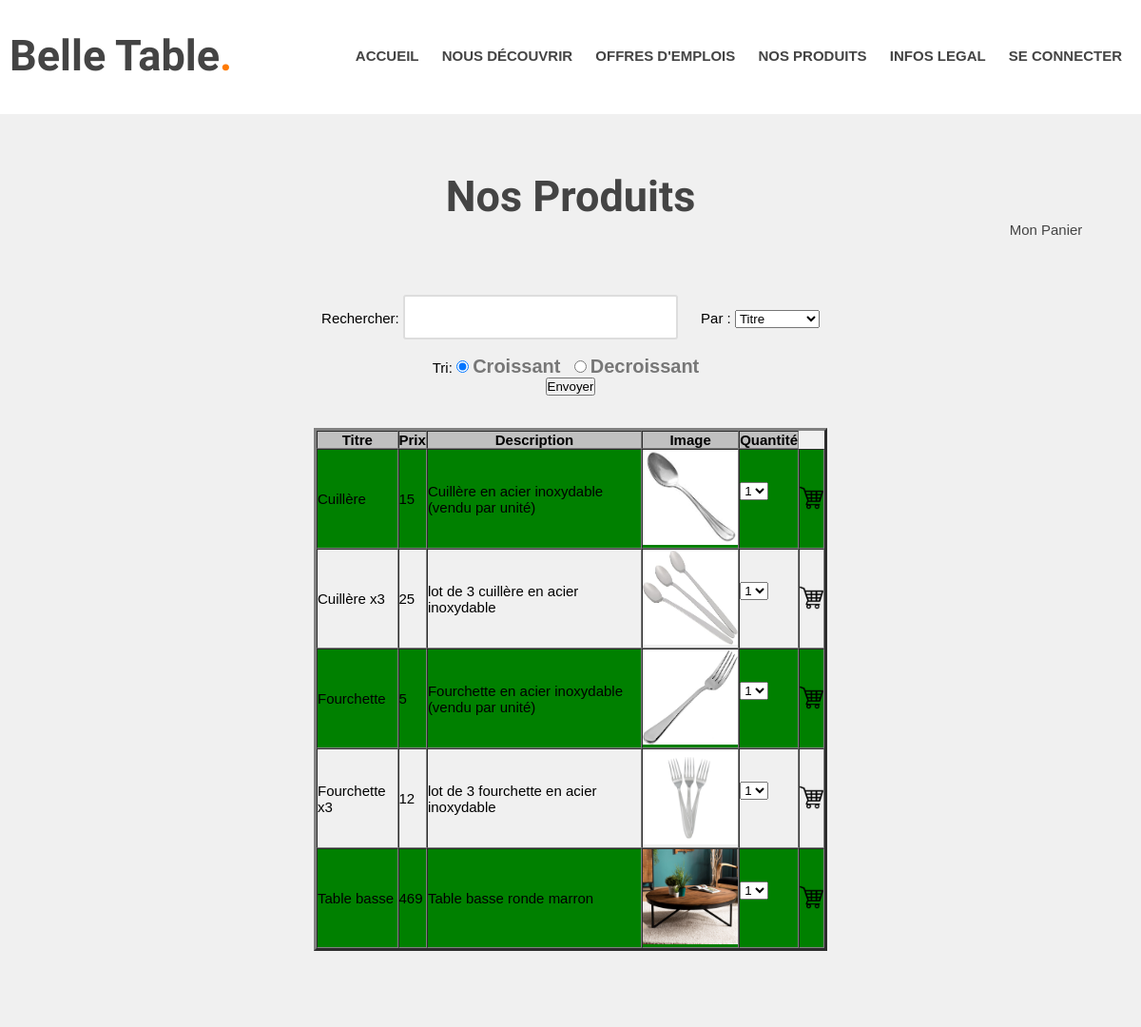
/produits.php, run on the app's committed database.
### tables this page shows
CREATE TABLE IF NOT EXISTS `annonce` (
  `idannonce` int(50) NOT NULL AUTO_INCREMENT,
  `titre` text NOT NULL,
  `prix` float NOT NULL,
  `description` text DEFAULT NULL,
  `image` text DEFAULT NULL,
  UNIQUE KEY `idannonce` (`idannonce`)
);

### produits.php (the view, shortened to what this page needs)
<!DOCTYPE html>
<html>
<head>
	<link rel="stylesheet" type="text/css" href="styles.css">
</head>
<body>
<center>
	<?php include("include/menu.php"); ?>
	<section id="possibilities">
<h1>Nos Produits</h1>
<a href="panier.php" style="margin-left: 1000px; text-decoration:none;">Mon Panier</a>
<form action="produits.php" method="post">
		Rechercher: <input type="text" name="search">
		Par : <select name = "filtreSearch">
		<option value = "titre" selected>Titre
		<option value = "prix">Prix
		</select> <br><br>
			<div>
			 Tri:
			  <input type="radio" name="tri" value="ASC"checked>
			  <label>Croissant</label>
			  <input type="radio" name="tri" value="DESC">
			  <label>Decroissant</label>
			</div>
			<input type="submit" value="Envoyer" name="monBouton"> <br><br><br>
<?php
	if (!isset($_POST["monBouton"]))
	{ ?>
<table width="45%" border="3" cellspacing="0">
	<tr bgcolor="silver">
		<th> Titre </th>
		<th> Prix </th>
		<th> Description </th>
		<th> Image </th>
		<th> Quantité </th>
	</tr>
<?php
		$req = "SELECT * FROM `annonce` ORDER BY titre ASC";
$res = mysqli_query($bdd,$req);
$i = 0;
while($ligne = mysqli_fetch_assoc($res)){
?>
<tr <?php if ($i%2 == 0) echo "bgcolor='green'";?>>
	<td><?=$ligne["titre"]; ?></td>
	<td><?=$ligne["prix"]; ?></td>
	<td><?=$ligne["description"]; ?></td>
	<td><img src="produits/<?=$ligne["image"]; ?>" height="100px" width="100px"></td>
	<td><select name = "quantiteSelect">
		<option value = "un" selected>1
		<option value = "deux">2
		</select> <br><br> </td>
	<td> <a href="addPanier.php?idannonce=<?=$ligne["idannonce"]?>&titre=<?=$ligne["titre"]?>&prix=<?=$ligne["prix"]?>&description=<?=$ligne["description"]?>&image=<?=$ligne["image"]?>"><img src="images/panier.png"
				height="25px"
				width="25px"/></a></td>
</tr>
<?php
$i++;
}
?>
</table>
<?php } ?>
</section>

### styles.css (style rules this page uses)
* { margin: 0; padding: 0; }
body { font-family: Arial,sans-serif; font-size: 15px }
h1,h2,h3,h4 { color:#444; }
h1 { font-family: 'Crete Round', serif; font-size: 45px; }
a { text-decoration: none; color: #444; }
#possibilities { background-color: #efefefef; padding: 60px 0; }
form { margin: 60px 0 20px 0; }
label { font-weight: bold; font-size: 20px; margin-right: 10px; color: #777; }
input[type="text"] { padding: 10px; font-size: 20px; margin-right: 20px; border: 2px solid #ddd; border-radius: 3px; }

### data on the page
annonce: titre "Cuillère", prix "15", description "Cuillère en acier inoxydable (vendu par unité)", image (picture)
annonce: titre "Cuillère x3", prix "25", description "lot de 3 cuillère en acier inoxydable", image (picture)
annonce: titre "Fourchette", prix "5", description "Fourchette en acier inoxydable (vendu par unité)", image (picture)
annonce: titre "Fourchette x3", prix "12", description "lot de 3 fourchette en acier inoxydable", image (picture)
annonce: titre "Table basse", prix "469", description "Table basse ronde marron", image (picture)
